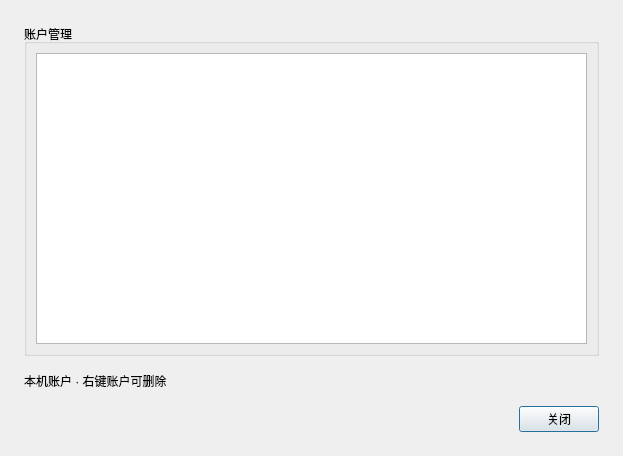
<?xml version='1.0' encoding='utf-8'?>
<ui version="4.0">
 <class>AboutDialog</class>
 <widget class="QDialog" name="AboutDialog">
  <property name="geometry">
   <rect>
    <x>0</x>
    <y>0</y>
    <width>623</width>
    <height>456</height>
   </rect>
  </property>
  <property name="windowTitle">
   <string>账户管理</string>
  </property>
  <layout class="QVBoxLayout" name="rootLayout">
   <property name="leftMargin">
    <number>24</number>
   </property>
   <property name="topMargin">
    <number>24</number>
   </property>
   <property name="rightMargin">
    <number>24</number>
   </property>
   <property name="bottomMargin">
    <number>24</number>
   </property>
   <property name="spacing">
    <number>16</number>
   </property>
   <item>
    <widget class="QGroupBox" name="groupBox_usersList">
     <property name="title">
      <string>账户管理</string>
     </property>
     <layout class="QVBoxLayout" name="groupBox_usersListLayout">
      <property name="spacing">
       <number>16</number>
      </property>
      <item>
       <widget class="QTableWidget" name="tableWidget_usersList" />
      </item>
     </layout>
    </widget>
   </item>
   <item>
    <widget class="QLabel" name="label_UserHint">
     <property name="text">
      <string>本机账户 · 右键账户可删除</string>
     </property>
     <property name="role" stdset="0">
      <string>subtitle</string>
     </property>
    </widget>
   </item>
   <item>
    <layout class="QHBoxLayout" name="footerLayout">
     <item>
      <spacer name="footerSpacer">
       <property name="orientation">
        <enum>Qt::Horizontal</enum>
       </property>
       <property name="sizeHint" stdset="0">
        <size>
         <width>40</width>
         <height>20</height>
        </size>
       </property>
      </spacer>
     </item>
     <item>
      <widget class="QPushButton" name="pushButton_CloseW">
       <property name="text">
        <string>关闭</string>
       </property>
      </widget>
     </item>
    </layout>
   </item>
  </layout>
 </widget>
 <resources />
 <connections />
</ui>
